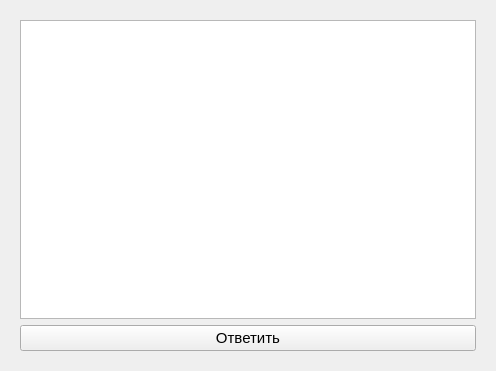
<?xml version="1.0" encoding="UTF-8"?>
<ui version="4.0">
    <class>Testing</class>
    <widget class="QWidget" name="Testing">
        <property name="geometry">
            <rect>
                <x>0</x>
                <y>0</y>
                <width>496</width>
                <height>371</height>
            </rect>
        </property>
        <property name="maximumSize">
            <size>
                <width>16777215</width>
                <height>380</height>
            </size>
        </property>
        <property name="windowTitle">
            <string>Testing</string>
        </property>
        <layout class="QGridLayout" name="gridLayout">
            <item row="0" column="0">
                <widget class="QWidget" name="centralwidget" native="true">
                    <layout class="QFormLayout" name="formLayout">
                        <item row="0" column="0" colspan="2">
                            <widget class="QTextBrowser" name="questionTextBrowser">
                                <property name="font">
                                    <font>
                                        <pointsize>11</pointsize>
                                    </font>
                                </property>
                            </widget>
                        </item>
                        <item row="1" column="0" colspan="2">
                            <widget class="QPushButton" name="answerButton">
                                <property name="font">
                                    <font>
                                        <pointsize>11</pointsize>
                                    </font>
                                </property>
                                <property name="text">
                                    <string>Ответить</string>
                                </property>
                            </widget>
                        </item>
                    </layout>
                </widget>
            </item>
        </layout>
    </widget>
    <resources/>
    <connections/>
</ui>
